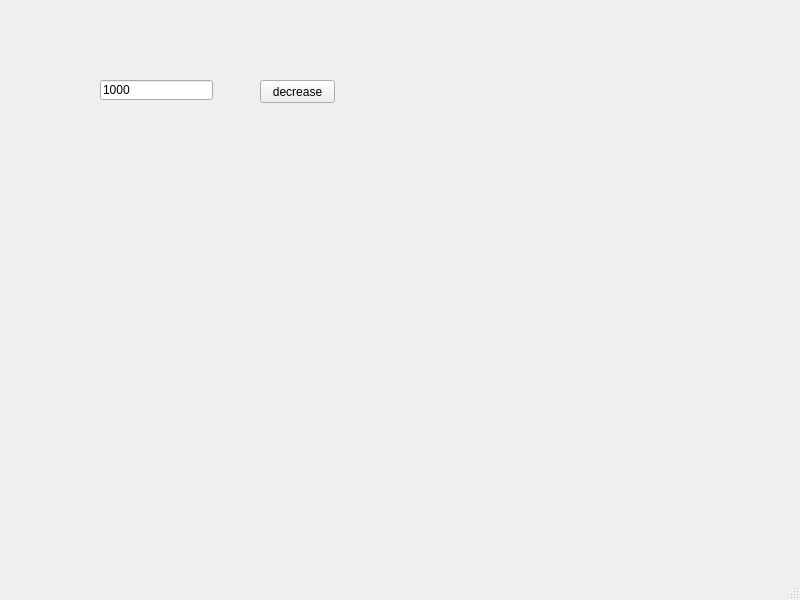
<?xml version="1.0" encoding="UTF-8"?>
<ui version="4.0">
 <class>MainWindow</class>
 <widget class="QMainWindow" name="MainWindow">
  <property name="geometry">
   <rect>
    <x>0</x>
    <y>0</y>
    <width>800</width>
    <height>600</height>
   </rect>
  </property>
  <property name="windowTitle">
   <string>MainWindow</string>
  </property>
  <widget class="QWidget" name="centralwidget">
   <widget class="QPushButton" name="pb">
    <property name="geometry">
     <rect>
      <x>260</x>
      <y>80</y>
      <width>75</width>
      <height>23</height>
     </rect>
    </property>
    <property name="text">
     <string>decrease</string>
    </property>
   </widget>
   <widget class="QLineEdit" name="le">
    <property name="geometry">
     <rect>
      <x>100</x>
      <y>80</y>
      <width>113</width>
      <height>20</height>
     </rect>
    </property>
    <property name="text">
     <string>1000</string>
    </property>
   </widget>
  </widget>
  <widget class="QMenuBar" name="menubar">
   <property name="geometry">
    <rect>
     <x>0</x>
     <y>0</y>
     <width>800</width>
     <height>21</height>
    </rect>
   </property>
  </widget>
  <widget class="QStatusBar" name="statusbar"/>
 </widget>
 <resources/>
 <connections/>
</ui>
